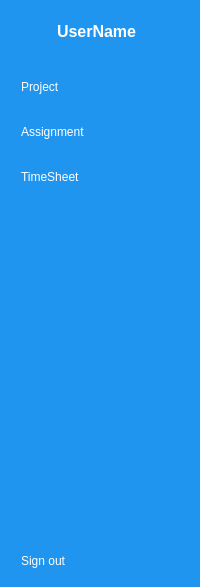
     <widget class="QWidget" name="icon_name_widget" native="true">
      <property name="styleSheet">
       <string notr="true">QWidget{
background-color:rgb(31, 149, 239);
color:white;



}
QPushButton{
color:white;
text-align:left;
height:30px;
border:none;
padding-left:10px;
border-top-left-radius:10px;
border-bottom-left-radius:10px;
}

QPushButton:checked{
background-color:#f5fafe;
color:#1f95ef;
font-weight:bold;
}
</string>
      </property>
      <layout class="QVBoxLayout" name="verticalLayout_4">
       <property name="rightMargin">
        <number>0</number>
       </property>
       <item>
        <layout class="QHBoxLayout" name="horizontalLayout_2">
         <property name="rightMargin">
          <number>20</number>
         </property>
         <item>
          <widget class="QLabel" name="label_2">
           <property name="minimumSize">
            <size>
             <width>40</width>
             <height>40</height>
            </size>
           </property>
           <property name="maximumSize">
            <size>
             <width>40</width>
             <height>40</height>
            </size>
           </property>
           <property name="text">
            <string/>
           </property>
           <property name="pixmap">
            <pixmap resource="../../check/resources.qrc">:/icons/image (1).png</pixmap>
           </property>
           <property name="scaledContents">
            <bool>true</bool>
           </property>
          </widget>
         </item>
         <item>
          <widget class="QLabel" name="label_3">
           <property name="font">
            <font>
             <pointsize>12</pointsize>
             <weight>75</weight>
             <bold>true</bold>
            </font>
           </property>
           <property name="text">
            <string>UserName</string>
           </property>
          </widget>
         </item>
        </layout>
       </item>
       <item>
        <layout class="QVBoxLayout" name="verticalLayout_2">
         <property name="spacing">
          <number>15</number>
         </property>
         <property name="topMargin">
          <number>15</number>
         </property>
         <item>
          <widget class="QPushButton" name="project_btn_2">
           <property name="cursor">
            <cursorShape>PointingHandCursor</cursorShape>
           </property>
           <property name="text">
            <string>Project</string>
           </property>
           <property name="icon">
            <iconset resource="../../check/resources.qrc">
             <normaloff>:/icons/dashboard_white.png</normaloff>
             <normalon>:/icons/dashboard.png</normalon>:/icons/dashboard_white.png</iconset>
           </property>
           <property name="checkable">
            <bool>true</bool>
           </property>
           <property name="autoExclusive">
            <bool>true</bool>
           </property>
          </widget>
         </item>
         <item>
          <widget class="QPushButton" name="assignment_btn_2">
           <property name="cursor">
            <cursorShape>PointingHandCursor</cursorShape>
           </property>
           <property name="text">
            <string>Assignment</string>
           </property>
           <property name="icon">
            <iconset resource="../../check/resources.qrc">
             <normaloff>:/icons/profile_white.png</normaloff>
             <normalon>:/icons/profile.png</normalon>:/icons/profile_white.png</iconset>
           </property>
           <property name="checkable">
            <bool>true</bool>
           </property>
           <property name="autoExclusive">
            <bool>true</bool>
           </property>
          </widget>
         </item>
         <item>
          <widget class="QPushButton" name="timesheet_btn_2">
           <property name="cursor">
            <cursorShape>PointingHandCursor</cursorShape>
           </property>
           <property name="text">
            <string>TimeSheet</string>
           </property>
           <property name="icon">
            <iconset resource="../../check/resources.qrc">
             <normaloff>:/icons/messages_white.png</normaloff>
             <normalon>:/icons/messages.png</normalon>:/icons/messages_white.png</iconset>
           </property>
           <property name="checkable">
            <bool>true</bool>
           </property>
           <property name="autoExclusive">
            <bool>true</bool>
           </property>
          </widget>
         </item>
        </layout>
       </item>
       <item>
        <spacer name="verticalSpacer_2">
         <property name="orientation">
          <enum>Qt::Vertical</enum>
         </property>
         <property name="sizeHint" stdset="0">
          <size>
           <width>20</width>
           <height>348</height>
          </size>
         </property>
        </spacer>
       </item>
       <item>
        <widget class="QPushButton" name="sign_out_btn_2">
         <property name="cursor">
          <cursorShape>PointingHandCursor</cursorShape>
         </property>
         <property name="text">
          <string>Sign out</string>
         </property>
         <property name="checkable">
          <bool>true</bool>
         </property>
        </widget>
       </item>
      </layout>
     </widget>
